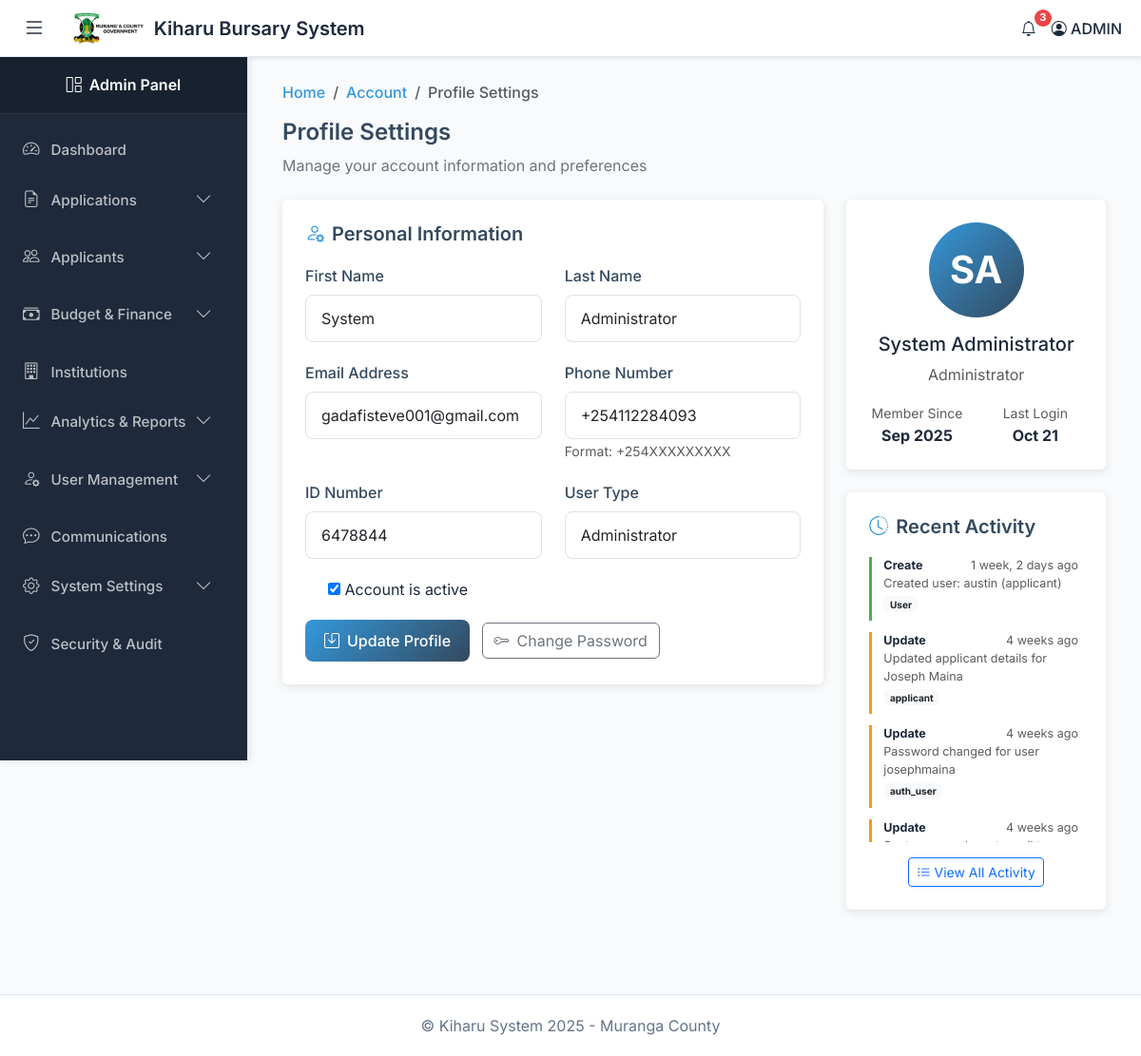
Before: /admin-profile/ (signed in) with the older database file.
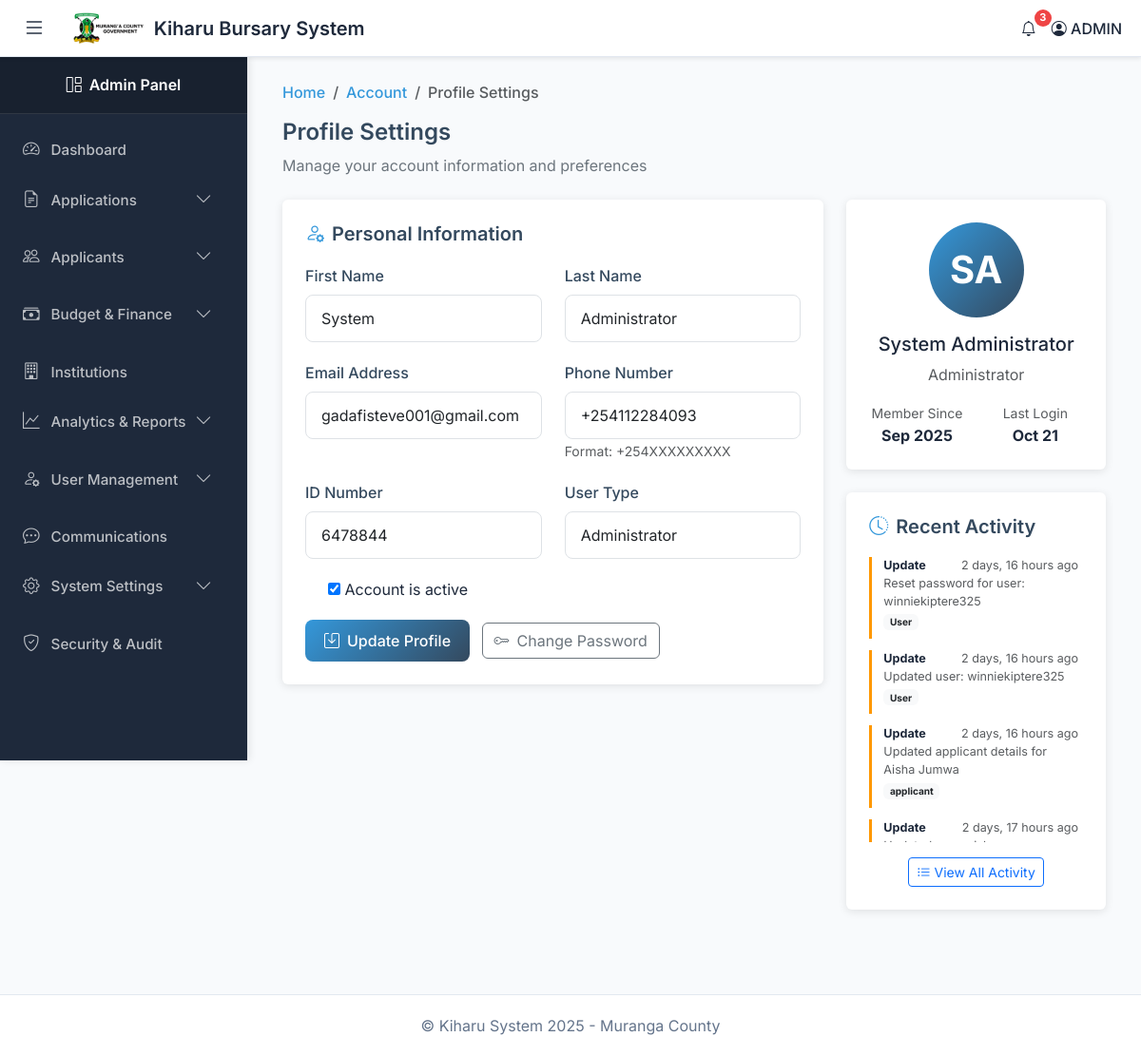
After: the same page with the newer database file.
### kiharu_system/models.py (models this page shows, shortened)
class AuditLog(models.Model):
    ACTION_TYPES = (
        ('create', 'Create'),
        ('update', 'Update'),
        ('delete', 'Delete'),
        ('view', 'View'),
        ('approve', 'Approve'),
        ('reject', 'Reject'),
        ('disburse', 'Disburse'),
        ('login', 'Login'),
        ('logout', 'Logout'),
    )
    user = models.ForeignKey(User, on_delete=models.SET_NULL, null=True, related_name='audit_logs')
    action = models.CharField(max_length=20, choices=ACTION_TYPES)
    table_affected = models.CharField(max_length=100)
    record_id = models.CharField(max_length=100, blank=True, null=True)
    description = models.TextField()
    ip_address = models.GenericIPAddressField()
    timestamp = models.DateTimeField(auto_now_add=True)

### kiharu_system/views.py (the view)
# urls.py: path('admin-profile/', views.admin_profile_settings, name='admin_profile_settings'),
@login_required
@user_passes_test(is_admin_or_staff)
def admin_profile_settings(request):
    user = request.user
    if request.method == 'POST':
        form = AdminProfileForm(request.POST, instance=user)
        if form.is_valid():
            form.save()
            messages.success(request, 'Profile updated successfully!')
            AuditLog.objects.create(
                user=request.user,
                action='update',
                table_affected='User',
                record_id=str(user.id),
                description=f'Updated profile information',
                ip_address=request.META.get('REMOTE_ADDR', '127.0.0.1')
            )
            return redirect('admin_profile_settings')
    else:
        form = AdminProfileForm(instance=user)
    recent_activities = AuditLog.objects.filter(user=user).order_by('-timestamp')[:10]
    context = {
        'form': form,
        'user': user,
        'recent_activities': recent_activities,
        'page_title': 'Profile Settings',
    }
    return render(request, 'admin/profile_settings.html', context)

### kiharu_system/views.py (called while the page is built)
def is_admin_or_staff(user):
    return user.is_authenticated and (user.is_staff or user.user_type in ['admin', 'reviewer', 'finance'])

### templates/admin/profile_settings.html (shortened to what the changed rows need)
{% extends 'admin_base.html' %}
{% load static %}
{% block content %}
<div class="container-fluid">
    <div class="row">
        <div class="col-lg-4">
            <div class="profile-card">
                {% if recent_activities %}
                    <div class="activity-scroll-container">
                        {% for activity in recent_activities %}
                            <div class="activity-item {{ activity.action }}">
                                <div class="d-flex justify-content-between">
                                    <small class="fw-bold">{{ activity.get_action_display }}</small>
                                    <small class="text-muted">{{ activity.timestamp|timesince }} ago</small>
                                </div>
                                <div class="text-muted small">
                                    {{ activity.description|truncatechars:50 }}
                                </div>
                                {% if activity.table_affected %}
                                    <small class="badge bg-light text-dark">{{ activity.table_affected }}</small>
                                {% endif %}
                            </div>
                        {% endfor %}
                    </div>
                {% else %}
                    <div class="text-center text-muted py-3">
                        <i class="bi bi-inbox fa-2x mb-2" style="font-size: 2rem;"></i>
                        <p>No recent activity</p>
                    </div>
                {% endif %}
            </div>
        </div>
    </div>
</div>
{% endblock %}

Changed rows visible on the page:
no longer on this page (row unchanged): AuditLog: action "Create", timestamp "1 week, 2 days", description "Created user: austin (applicant)", table_affected "User"
no longer on this page (row unchanged): AuditLog: action "Update", timestamp "4 weeks", description "Updated applicant details for Joseph Maina", table_affected "applicant"
no longer on this page (row unchanged): AuditLog: action "Update", timestamp "4 weeks", description "Password changed for user josephmaina", table_affected "auth_user"
no longer on this page (row unchanged): AuditLog: action "Update", timestamp "4 weeks"
added AuditLog: action "Update", timestamp "2 days, 16 hours", description "Reset password for user: winniekiptere325", table_affected "User"
added AuditLog: action "Update", timestamp "2 days, 16 hours", description "Updated user: winniekiptere325", table_affected "User"
added AuditLog: action "Update", timestamp "2 days, 16 hours", description "Updated applicant details for Aisha Jumwa", table_affected "applicant"
added AuditLog: action "Update", timestamp "2 days, 17 hours"
